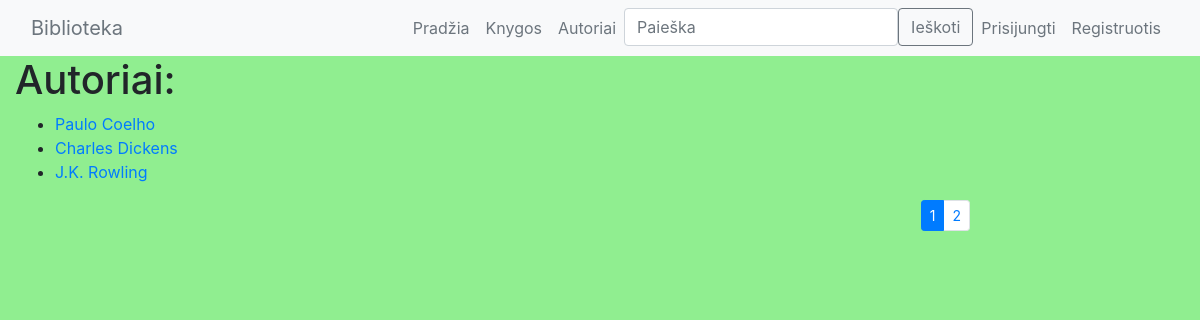
Screenshot of /authors/ with the database file from the repository.
### library/models.py (models this page shows, shortened)
class Author(models.Model):
    first_name = models.CharField('Vardas', max_length=80)
    last_name = models.CharField('Pavardė', max_length=80)
    description = models.TextField('Aprašymas', max_length=200, default='')
    class Meta:
        ordering = ['last_name', 'first_name']
    def display_books(self):
        return ', '.join(book.title for book in self.books.all()[:3])
    display_books.short_description = 'Knygos'

### library/views.py (the view)
# urls.py: path('authors/', views.authors, name='authors'),
def authors(request):
    paginator = Paginator(Author.objects.all(), 3)
    page_number = request.GET.get('page')
    paged_authors = paginator.get_page(page_number)
    context = {
        'authors': paged_authors
    }
    return render(request, 'library/authors.html', context=context)

### library/templates/library/authors.html (shortened to what this page needs)
{% extends 'base.html' %}
{% load static %}
{% block css_files %}
<link rel="stylesheet" href="{% static 'library/authors.css'%}">
{% endblock %}
{% block content%}
<h1>Autoriai:</h1>
<ul>
{% for author in authors %}
  <li><a href="{% url 'author' author.id %}">{{author.first_name}} {{author.last_name}}</a></li>
  {% endfor %}
</ul>
<div class="container">
  <nav aria-label="...">
    {% if authors.has_other_pages %}
    <ul class="pagination pagination-sm justify-content-end">
      {% for i in authors.paginator.page_range %}
        {% if authors.number == i %}
      <li class="page-item active">
        <a class="page-link">{{i}}</a>
      </li>
      {% else %}
      <li class="page-item">
        <a class="page-link" href="?page={{i}}">{{ i }}</a>
      </li>
      {% endif %}
      {% endfor %}
    </ul>
    {% endif %}
  </nav>
</div>
{% endblock %}

### library/static/library/authors.css (style rules this page uses)
body { background-color: lightgreen; }

### rows the page displays
Author: first_name "Paulo", last_name "Coelho"
Author: first_name "Charles", last_name "Dickens"
Author: first_name "J.K.", last_name "Rowling"

### other values shown
{{ i }} "1"
{{ i }} "2"
